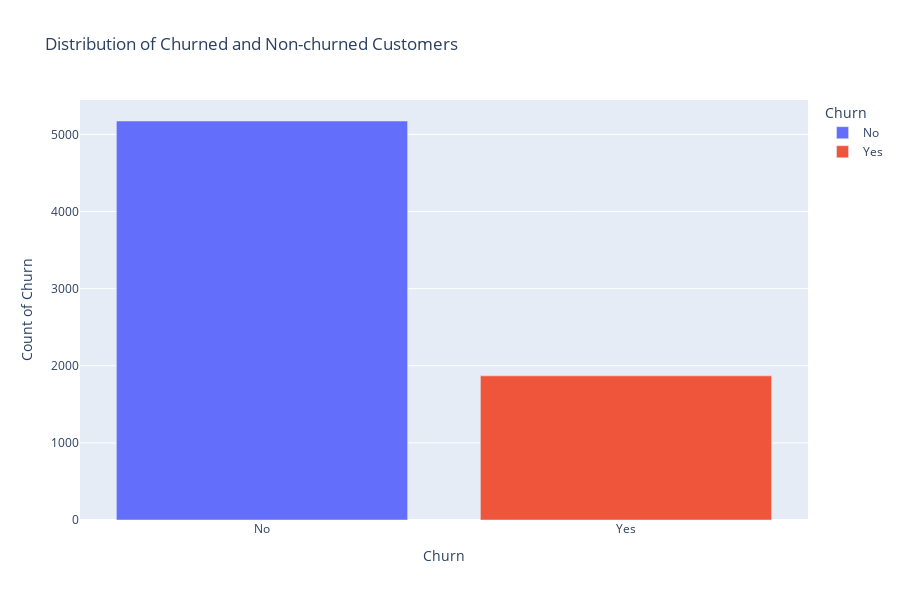

Notebook code for this chart:
### Code cell
#Interactive plot for a count of Churned Customers
fig = px.bar(data_frame=telecom_count, x = 'Churn', y = 'Counts', color = 'Churn', title='Distribution of Churned and Non-churned Customers')
fig.update_layout(autosize = False, width = 900, height = 600, xaxis_title = 'Churn', yaxis_title = 'Count of Churn', legend_title = 'Churn')

### Figure 1 — Plotly figure (JSON) as saved in the notebook; plotly's stock layout.template omitted (floating-point values rounded to 4 significant figures)
{"data": [{"alignmentgroup": "True", "hovertemplate": "Churn=%{x}<br>Counts=%{y}<extra></extra>", "legendgroup": "No", "marker": {"color": "#636efa", "pattern": {"shape": ""}}, "name": "No", "offsetgroup": "No", "orientation": "v", "showlegend": true, "textposition": "auto", "type": "bar", "x": ["No"], "xaxis": "x", "y": [5174], "yaxis": "y"}, {"alignmentgroup": "True", "hovertemplate": "Churn=%{x}<br>Counts=%{y}<extra></extra>", "legendgroup": "Yes", "marker": {"color": "#EF553B", "pattern": {"shape": ""}}, "name": "Yes", "offsetgroup": "Yes", "orientation": "v", "showlegend": true, "textposition": "auto", "type": "bar", "x": ["Yes"], "xaxis": "x", "y": [1869], "yaxis": "y"}], "layout": {"autosize": false, "barmode": "relative", "height": 600, "legend": {"title": {"text": "Churn"}, "tracegroupgap": 0}, "title": {"text": "Distribution of Churned and Non-churned Customers"}, "width": 900, "xaxis": {"anchor": "y", "categoryarray": ["No", "Yes"], "categoryorder": "array", "domain": [0, 1], "title": {"text": "Churn"}}, "yaxis": {"anchor": "x", "domain": [0, 1], "title": {"text": "Count of Churn"}}}}
